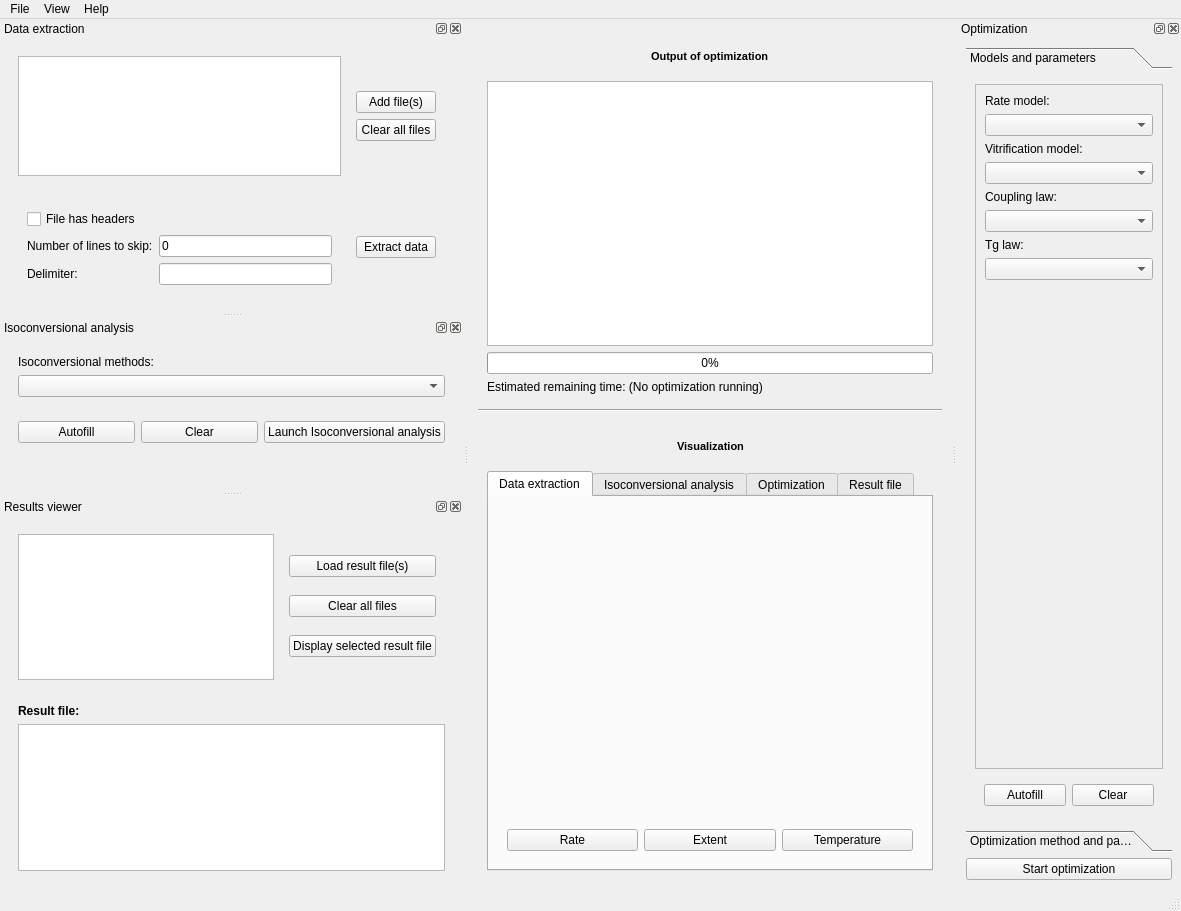
<?xml version="1.0" encoding="UTF-8"?>
<ui version="4.0">
 <class>MainWindow</class>
 <widget class="QMainWindow" name="MainWindow">
  <property name="geometry">
   <rect>
    <x>0</x>
    <y>0</y>
    <width>1181</width>
    <height>911</height>
   </rect>
  </property>
  <property name="windowTitle">
   <string>KinOpt</string>
  </property>
  <property name="windowIcon">
   <iconset resource="../ressources/ressources.qrc">
    <normaloff>:/Logos/Logos/logo_no_background_with_outline.png</normaloff>:/Logos/Logos/logo_no_background_with_outline.png</iconset>
  </property>
  <property name="iconSize">
   <size>
    <width>40</width>
    <height>40</height>
   </size>
  </property>
  <widget class="QWidget" name="centralwidget">
   <layout class="QVBoxLayout" name="verticalLayout_6">
    <item>
     <widget class="QWidget" name="widget_output_of_optimization" native="true">
      <layout class="QVBoxLayout" name="verticalLayout_7">
       <item>
        <widget class="QWidget" name="widget_output_of_optimization_window_title" native="true">
         <layout class="QHBoxLayout" name="horizontalLayout_7">
          <item>
           <spacer name="horizontalSpacer_output_of_optimization">
            <property name="orientation">
             <enum>Qt::Horizontal</enum>
            </property>
            <property name="sizeHint" stdset="0">
             <size>
              <width>40</width>
              <height>20</height>
             </size>
            </property>
           </spacer>
          </item>
          <item>
           <widget class="QLabel" name="label_output_of_optimization">
            <property name="font">
             <font>
              <pointsize>8</pointsize>
              <weight>75</weight>
              <bold>true</bold>
             </font>
            </property>
            <property name="text">
             <string>Output of optimization</string>
            </property>
           </widget>
          </item>
          <item>
           <spacer name="horizontalSpacer_output_of_optimization_2">
            <property name="orientation">
             <enum>Qt::Horizontal</enum>
            </property>
            <property name="sizeHint" stdset="0">
             <size>
              <width>40</width>
              <height>20</height>
             </size>
            </property>
           </spacer>
          </item>
         </layout>
        </widget>
       </item>
       <item>
        <widget class="QTextEdit" name="textEdit_output_of_optimization">
         <property name="enabled">
          <bool>true</bool>
         </property>
         <property name="minimumSize">
          <size>
           <width>0</width>
           <height>150</height>
          </size>
         </property>
         <property name="readOnly">
          <bool>true</bool>
         </property>
        </widget>
       </item>
       <item>
        <widget class="QProgressBar" name="progressBar">
         <property name="value">
          <number>0</number>
         </property>
         <property name="textVisible">
          <bool>true</bool>
         </property>
         <property name="orientation">
          <enum>Qt::Horizontal</enum>
         </property>
         <property name="invertedAppearance">
          <bool>false</bool>
         </property>
        </widget>
       </item>
       <item>
        <widget class="QLabel" name="label_remaing_time">
         <property name="text">
          <string>Estimated remaining time: (No optimization running)</string>
         </property>
        </widget>
       </item>
      </layout>
     </widget>
    </item>
    <item>
     <widget class="Line" name="line">
      <property name="orientation">
       <enum>Qt::Horizontal</enum>
      </property>
     </widget>
    </item>
    <item>
     <widget class="QWidget" name="widget_visualization" native="true">
      <layout class="QVBoxLayout" name="verticalLayout_8">
       <item>
        <widget class="QWidget" name="widget_visualization_window_title" native="true">
         <layout class="QHBoxLayout" name="horizontalLayout_9">
          <item>
           <spacer name="horizontalSpacer_visualization">
            <property name="orientation">
             <enum>Qt::Horizontal</enum>
            </property>
            <property name="sizeHint" stdset="0">
             <size>
              <width>40</width>
              <height>20</height>
             </size>
            </property>
           </spacer>
          </item>
          <item>
           <widget class="QLabel" name="label_visualization">
            <property name="font">
             <font>
              <pointsize>8</pointsize>
              <weight>75</weight>
              <bold>true</bold>
             </font>
            </property>
            <property name="text">
             <string>Visualization</string>
            </property>
           </widget>
          </item>
          <item>
           <spacer name="horizontalSpacer_visualization_2">
            <property name="orientation">
             <enum>Qt::Horizontal</enum>
            </property>
            <property name="sizeHint" stdset="0">
             <size>
              <width>40</width>
              <height>20</height>
             </size>
            </property>
           </spacer>
          </item>
         </layout>
        </widget>
       </item>
       <item>
        <widget class="QTabWidget" name="tabWidget_visualization">
         <property name="minimumSize">
          <size>
           <width>400</width>
           <height>400</height>
          </size>
         </property>
         <property name="tabShape">
          <enum>QTabWidget::Rounded</enum>
         </property>
         <property name="currentIndex">
          <number>0</number>
         </property>
         <property name="movable">
          <bool>false</bool>
         </property>
         <widget class="QWidget" name="tab_data_extraction_visualization">
          <attribute name="title">
           <string>Data extraction</string>
          </attribute>
          <layout class="QVBoxLayout" name="verticalLayout_data_extraction_visualization">
           <item>
            <widget class="QStackedWidget" name="stackedWidget_data_extraction">
             <property name="minimumSize">
              <size>
               <width>0</width>
               <height>0</height>
              </size>
             </property>
             <property name="frameShape">
              <enum>QFrame::NoFrame</enum>
             </property>
             <property name="currentIndex">
              <number>2</number>
             </property>
             <widget class="QWidget" name="page_data_extraction_rate">
              <layout class="QVBoxLayout" name="verticalLayout_data_extraction_rate"/>
             </widget>
             <widget class="QWidget" name="page_data_extraction_extent">
              <layout class="QVBoxLayout" name="verticalLayout_data_extraction_extent"/>
             </widget>
             <widget class="QWidget" name="page_data_extraction_temperature">
              <layout class="QVBoxLayout" name="verticalLayout_data_extraction_temperature"/>
             </widget>
            </widget>
           </item>
           <item>
            <widget class="QWidget" name="widget_buttons_selection_data_extraction" native="true">
             <layout class="QHBoxLayout" name="horizontalLayout_2">
              <item>
               <widget class="QPushButton" name="pushButton_data_extraction_rate">
                <property name="text">
                 <string>Rate</string>
                </property>
               </widget>
              </item>
              <item>
               <widget class="QPushButton" name="pushButton_data_extraction_extent">
                <property name="text">
                 <string>Extent</string>
                </property>
               </widget>
              </item>
              <item>
               <widget class="QPushButton" name="pushButton_data_extraction_temperature">
                <property name="text">
                 <string>Temperature</string>
                </property>
               </widget>
              </item>
             </layout>
            </widget>
           </item>
          </layout>
         </widget>
         <widget class="QWidget" name="tab_isoconversional_analysis_visualization">
          <attribute name="title">
           <string>Isoconversional analysis</string>
          </attribute>
          <layout class="QVBoxLayout" name="verticalLayout_16">
           <item>
            <widget class="QWidget" name="widget_isoconversional_analysis_visualization" native="true">
             <property name="minimumSize">
              <size>
               <width>0</width>
               <height>0</height>
              </size>
             </property>
             <layout class="QVBoxLayout" name="verticalLayout_isoconversional_analysis"/>
            </widget>
           </item>
          </layout>
         </widget>
         <widget class="QWidget" name="tab_optimization_visualization">
          <attribute name="title">
           <string>Optimization</string>
          </attribute>
          <layout class="QVBoxLayout" name="verticalLayout_17">
           <item>
            <widget class="QWidget" name="widget_optimization_visualization" native="true">
             <property name="minimumSize">
              <size>
               <width>0</width>
               <height>0</height>
              </size>
             </property>
             <layout class="QVBoxLayout" name="verticalLayout_optimization"/>
            </widget>
           </item>
          </layout>
         </widget>
         <widget class="QWidget" name="tab_results_viewer_visualization">
          <attribute name="title">
           <string>Result file</string>
          </attribute>
          <layout class="QVBoxLayout" name="verticalLayout_15">
           <item>
            <widget class="QStackedWidget" name="stackedWidget_results_viewer">
             <property name="currentIndex">
              <number>0</number>
             </property>
             <widget class="QWidget" name="page_results_viewer_rate">
              <layout class="QVBoxLayout" name="verticalLayout_results_viewer_rate"/>
             </widget>
             <widget class="QWidget" name="page_results_viewer_extent">
              <layout class="QVBoxLayout" name="verticalLayout_results_viewer_extent"/>
             </widget>
             <widget class="QWidget" name="page_results_viewer_temperature">
              <layout class="QVBoxLayout" name="verticalLayout_results_viewer_temperature"/>
             </widget>
            </widget>
           </item>
           <item>
            <widget class="QWidget" name="widget_buttons_selection_results_viewer" native="true">
             <layout class="QHBoxLayout" name="horizontalLayout_11">
              <item>
               <widget class="QPushButton" name="pushButton_results_viewer_rate">
                <property name="text">
                 <string>Rate</string>
                </property>
               </widget>
              </item>
              <item>
               <widget class="QPushButton" name="pushButton_results_viewer_extent">
                <property name="text">
                 <string>Extent</string>
                </property>
               </widget>
              </item>
              <item>
               <widget class="QPushButton" name="pushButton_results_viewer_temperature">
                <property name="text">
                 <string>Temperature</string>
                </property>
               </widget>
              </item>
             </layout>
            </widget>
           </item>
          </layout>
         </widget>
        </widget>
       </item>
      </layout>
     </widget>
    </item>
   </layout>
  </widget>
  <widget class="QStatusBar" name="statusbar"/>
  <widget class="QDockWidget" name="dockWidgetData_extraction">
   <property name="minimumSize">
    <size>
     <width>352</width>
     <height>281</height>
    </size>
   </property>
   <property name="toolTip">
    <string>&lt;html&gt;&lt;head/&gt;&lt;body&gt;&lt;p&gt;&lt;br/&gt;&lt;/p&gt;&lt;/body&gt;&lt;/html&gt;</string>
   </property>
   <property name="features">
    <set>QDockWidget::AllDockWidgetFeatures</set>
   </property>
   <property name="windowTitle">
    <string>Data extraction</string>
   </property>
   <attribute name="dockWidgetArea">
    <number>1</number>
   </attribute>
   <widget class="QWidget" name="dockWidgetOpenFileContents">
    <layout class="QVBoxLayout" name="verticalLayout_9">
     <item>
      <widget class="QWidget" name="widget_table_view_files" native="true">
       <layout class="QHBoxLayout" name="horizontalLayout_5">
        <item>
         <widget class="QListView" name="listView_files">
          <property name="toolTip">
           <string>List of all the files to use.</string>
          </property>
          <property name="dragEnabled">
           <bool>false</bool>
          </property>
          <property name="dragDropOverwriteMode">
           <bool>false</bool>
          </property>
          <property name="dragDropMode">
           <enum>QAbstractItemView::NoDragDrop</enum>
          </property>
          <property name="alternatingRowColors">
           <bool>false</bool>
          </property>
          <property name="selectionMode">
           <enum>QAbstractItemView::MultiSelection</enum>
          </property>
         </widget>
        </item>
        <item>
         <widget class="QWidget" name="widget_button_files" native="true">
          <layout class="QVBoxLayout" name="verticalLayout_11">
           <item>
            <spacer name="verticalSpacer_data_extraction_1">
             <property name="orientation">
              <enum>Qt::Vertical</enum>
             </property>
             <property name="sizeHint" stdset="0">
              <size>
               <width>20</width>
               <height>40</height>
              </size>
             </property>
            </spacer>
           </item>
           <item>
            <widget class="QPushButton" name="pushButton_add_files">
             <property name="text">
              <string>Add file(s)</string>
             </property>
             <property name="icon">
              <iconset resource="../ressources/ressources.qrc">
               <normaloff>:/Icons/Icons/folder.png</normaloff>:/Icons/Icons/folder.png</iconset>
             </property>
             <property name="iconSize">
              <size>
               <width>30</width>
               <height>30</height>
              </size>
             </property>
            </widget>
           </item>
           <item>
            <widget class="QPushButton" name="pushButton_clear_all_files">
             <property name="text">
              <string>Clear all files</string>
             </property>
             <property name="icon">
              <iconset resource="../ressources/ressources.qrc">
               <normaloff>:/Icons/Icons/file_clean.png</normaloff>:/Icons/Icons/file_clean.png</iconset>
             </property>
             <property name="iconSize">
              <size>
               <width>30</width>
               <height>30</height>
              </size>
             </property>
            </widget>
           </item>
           <item>
            <spacer name="verticalSpacer_data_extraction_2">
             <property name="orientation">
              <enum>Qt::Vertical</enum>
             </property>
             <property name="sizeHint" stdset="0">
              <size>
               <width>20</width>
               <height>40</height>
              </size>
             </property>
            </spacer>
           </item>
          </layout>
         </widget>
        </item>
       </layout>
      </widget>
     </item>
     <item>
      <widget class="QWidget" name="widget_data_extraction" native="true">
       <property name="maximumSize">
        <size>
         <width>16777215</width>
         <height>140</height>
        </size>
       </property>
       <layout class="QHBoxLayout" name="horizontalLayout_6">
        <item>
         <widget class="QWidget" name="widget_data_extraction_options" native="true">
          <layout class="QFormLayout" name="formLayout">
           <property name="sizeConstraint">
            <enum>QLayout::SetMinimumSize</enum>
           </property>
           <item row="1" column="0">
            <widget class="QLabel" name="label_numbers_of_lines_to_skip">
             <property name="text">
              <string>Number of lines to skip:</string>
             </property>
            </widget>
           </item>
           <item row="2" column="0">
            <widget class="QLabel" name="label_delimiter">
             <property name="text">
              <string>Delimiter:</string>
             </property>
            </widget>
           </item>
           <item row="0" column="0">
            <widget class="QCheckBox" name="checkBox_file_has_headers">
             <property name="text">
              <string>File has headers</string>
             </property>
            </widget>
           </item>
           <item row="1" column="1">
            <widget class="QLineEdit" name="lineEdit_number_of_lines_to_skip">
             <property name="toolTip">
              <string>(If &quot;file has headers&quot; is selected, the number of lines to skip must not include the header line.)</string>
             </property>
             <property name="text">
              <string>0</string>
             </property>
            </widget>
           </item>
           <item row="2" column="1">
            <widget class="QLineEdit" name="lineEdit_delimiter">
             <property name="toolTip">
              <string>(for tab separator, indicate 'tab' or '\t')</string>
             </property>
            </widget>
           </item>
          </layout>
         </widget>
        </item>
        <item>
         <widget class="QWidget" name="widget_data_extraction_buttons" native="true">
          <layout class="QVBoxLayout" name="verticalLayout_10">
           <item>
            <spacer name="verticalSpacer_4">
             <property name="orientation">
              <enum>Qt::Vertical</enum>
             </property>
             <property name="sizeHint" stdset="0">
              <size>
               <width>20</width>
               <height>40</height>
              </size>
             </property>
            </spacer>
           </item>
           <item>
            <widget class="QPushButton" name="pushButton_extract_data">
             <property name="text">
              <string>Extract data</string>
             </property>
             <property name="icon">
              <iconset resource="../ressources/ressources.qrc">
               <normaloff>:/Icons/Icons/analyzing.png</normaloff>:/Icons/Icons/analyzing.png</iconset>
             </property>
             <property name="iconSize">
              <size>
               <width>30</width>
               <height>30</height>
              </size>
             </property>
            </widget>
           </item>
           <item>
            <spacer name="verticalSpacer_5">
             <property name="orientation">
              <enum>Qt::Vertical</enum>
             </property>
             <property name="sizeHint" stdset="0">
              <size>
               <width>20</width>
               <height>40</height>
              </size>
             </property>
            </spacer>
           </item>
          </layout>
         </widget>
        </item>
       </layout>
      </widget>
     </item>
    </layout>
   </widget>
  </widget>
  <widget class="QDockWidget" name="dockWidgetIsoconversionalAnalysis">
   <property name="minimumSize">
    <size>
     <width>359</width>
     <height>173</height>
    </size>
   </property>
   <property name="windowTitle">
    <string>Isoconversional analysis</string>
   </property>
   <attribute name="dockWidgetArea">
    <number>1</number>
   </attribute>
   <widget class="QWidget" name="dockWidgetContents_IsoconversionalAnalysis">
    <layout class="QVBoxLayout" name="verticalLayout_12">
     <item>
      <widget class="QWidget" name="widget_IsoconversionalAnalysisMethods" native="true">
       <layout class="QVBoxLayout" name="isoconversional_method_layout">
        <item>
         <widget class="QLabel" name="label_IsoconversionalAnalysisMethods">
          <property name="text">
           <string>Isoconversional methods:</string>
          </property>
         </widget>
        </item>
        <item>
         <widget class="QComboBox" name="comboBox_isoconversional_analysis_methods"/>
        </item>
        <item>
         <layout class="QFormLayout" name="formLayout_isoconversional_analysis"/>
        </item>
       </layout>
      </widget>
     </item>
     <item>
      <widget class="QWidget" name="widget_IsoconversionalAnalysisButtons" native="true">
       <layout class="QHBoxLayout" name="horizontalLayout_8">
        <item>
         <widget class="QPushButton" name="pushButton_autofill_isoconversional">
          <property name="text">
           <string>Autofill</string>
          </property>
         </widget>
        </item>
        <item>
         <widget class="QPushButton" name="pushButton_clear_isoconversional">
          <property name="text">
           <string>Clear</string>
          </property>
         </widget>
        </item>
        <item>
         <widget class="QPushButton" name="pushButton_launch_isoconversional_analysis">
          <property name="text">
           <string>Launch Isoconversional analysis</string>
          </property>
         </widget>
        </item>
       </layout>
      </widget>
     </item>
     <item>
      <spacer name="verticalSpacer_3">
       <property name="orientation">
        <enum>Qt::Vertical</enum>
       </property>
       <property name="sizeHint" stdset="0">
        <size>
         <width>20</width>
         <height>40</height>
        </size>
       </property>
      </spacer>
     </item>
    </layout>
   </widget>
  </widget>
  <widget class="QDockWidget" name="dockWidgetOptimization">
   <property name="minimumSize">
    <size>
     <width>110</width>
     <height>192</height>
    </size>
   </property>
   <property name="windowTitle">
    <string>Optimization</string>
   </property>
   <attribute name="dockWidgetArea">
    <number>2</number>
   </attribute>
   <widget class="QWidget" name="dockWidgetContents_Optimization">
    <layout class="QVBoxLayout" name="verticalLayout">
     <item>
      <widget class="QToolBox" name="toolBox_models_and_optimization_parameters">
       <property name="frameShape">
        <enum>QFrame::NoFrame</enum>
       </property>
       <property name="currentIndex">
        <number>0</number>
       </property>
       <widget class="QWidget" name="page_models_and_parameters">
        <property name="geometry">
         <rect>
          <x>0</x>
          <y>0</y>
          <width>192</width>
          <height>747</height>
         </rect>
        </property>
        <attribute name="label">
         <string>Models and parameters</string>
        </attribute>
        <layout class="QVBoxLayout" name="verticalLayout_2">
         <item>
          <widget class="QScrollArea" name="scrollArea_models_and_parameters">
           <property name="minimumSize">
            <size>
             <width>0</width>
             <height>0</height>
            </size>
           </property>
           <property name="widgetResizable">
            <bool>true</bool>
           </property>
           <widget class="QWidget" name="scrollAreaWidgetContents_models_and_parameters">
            <property name="enabled">
             <bool>true</bool>
            </property>
            <property name="geometry">
             <rect>
              <x>0</x>
              <y>0</y>
              <width>172</width>
              <height>680</height>
             </rect>
            </property>
            <layout class="QVBoxLayout" name="verticalLayout_3">
             <item>
              <widget class="QLabel" name="label_rate_model">
               <property name="text">
                <string>Rate model:</string>
               </property>
              </widget>
             </item>
             <item>
              <widget class="QComboBox" name="comboBox_rate_model"/>
             </item>
             <item>
              <layout class="QFormLayout" name="formLayout_rate"/>
             </item>
             <item>
              <widget class="QLabel" name="label_vitrification_model">
               <property name="text">
                <string>Vitrification model:</string>
               </property>
              </widget>
             </item>
             <item>
              <widget class="QComboBox" name="comboBox_vitrification_model"/>
             </item>
             <item>
              <layout class="QFormLayout" name="formLayout_vitrification"/>
             </item>
             <item>
              <widget class="QLabel" name="label_coupling_law">
               <property name="text">
                <string>Coupling law:</string>
               </property>
              </widget>
             </item>
             <item>
              <widget class="QComboBox" name="comboBox_coupling_law"/>
             </item>
             <item>
              <layout class="QFormLayout" name="formLayout_coupling_law"/>
             </item>
             <item>
              <widget class="QLabel" name="label_tg_law">
               <property name="text">
                <string>Tg law:</string>
               </property>
              </widget>
             </item>
             <item>
              <widget class="QComboBox" name="comboBox_tg_law"/>
             </item>
             <item>
              <layout class="QFormLayout" name="formLayout_tg"/>
             </item>
             <item>
              <spacer name="verticalSpacer">
               <property name="orientation">
                <enum>Qt::Vertical</enum>
               </property>
               <property name="sizeHint" stdset="0">
                <size>
                 <width>20</width>
                 <height>40</height>
                </size>
               </property>
              </spacer>
             </item>
            </layout>
           </widget>
          </widget>
         </item>
         <item>
          <widget class="QWidget" name="widget_models_and_parameters_buttons" native="true">
           <layout class="QHBoxLayout" name="horizontalLayout_3">
            <item>
             <widget class="QPushButton" name="pushButton_autofill_models_and_parameters">
              <property name="text">
               <string>Autofill</string>
              </property>
             </widget>
            </item>
            <item>
             <widget class="QPushButton" name="pushButton_clear_models_and_parameters">
              <property name="text">
               <string>Clear</string>
              </property>
             </widget>
            </item>
           </layout>
          </widget>
         </item>
        </layout>
       </widget>
       <widget class="QWidget" name="page_optimization_methods_and_parameters">
        <property name="geometry">
         <rect>
          <x>0</x>
          <y>0</y>
          <width>192</width>
          <height>260</height>
         </rect>
        </property>
        <attribute name="label">
         <string>Optimization method and parameters</string>
        </attribute>
        <layout class="QVBoxLayout" name="verticalLayout_5">
         <item>
          <widget class="QScrollArea" name="scrollArea_optimization_methods">
           <property name="minimumSize">
            <size>
             <width>0</width>
             <height>195</height>
            </size>
           </property>
           <property name="frameShape">
            <enum>QFrame::StyledPanel</enum>
           </property>
           <property name="widgetResizable">
            <bool>true</bool>
           </property>
           <widget class="QWidget" name="scrollAreaWidgetContents_optimization_methods">
            <property name="geometry">
             <rect>
              <x>0</x>
              <y>0</y>
              <width>150</width>
              <height>177</height>
             </rect>
            </property>
            <layout class="QVBoxLayout" name="verticalLayout_4" stretch="0,0,0,0,0,0,0,0,0,0">
             <item>
              <widget class="QLabel" name="label_global_optimization_methods">
               <property name="maximumSize">
                <size>
                 <width>16777215</width>
                 <height>13</height>
                </size>
               </property>
               <property name="text">
                <string>Global optimization method:</string>
               </property>
              </widget>
             </item>
             <item>
              <widget class="QComboBox" name="comboBox_global_optimization_methods"/>
             </item>
             <item>
              <layout class="QGridLayout" name="gridLayout_global_optimization"/>
             </item>
             <item>
              <widget class="QLabel" name="label_local_optimization_methods">
               <property name="maximumSize">
                <size>
                 <width>16777215</width>
                 <height>13</height>
                </size>
               </property>
               <property name="text">
                <string>Local optimization method:</string>
               </property>
              </widget>
             </item>
             <item>
              <widget class="QComboBox" name="comboBox_local_optimization_methods"/>
             </item>
             <item>
              <layout class="QGridLayout" name="gridLayout_local_optimization"/>
             </item>
             <item>
              <widget class="QLabel" name="label_cost_functions">
               <property name="maximumSize">
                <size>
                 <width>16777215</width>
                 <height>13</height>
                </size>
               </property>
               <property name="text">
                <string>Cost function</string>
               </property>
              </widget>
             </item>
             <item>
              <widget class="QComboBox" name="comboBox_cost_functions"/>
             </item>
             <item>
              <layout class="QGridLayout" name="gridLayout_cost_functions"/>
             </item>
             <item>
              <spacer name="verticalSpacer_2">
               <property name="orientation">
                <enum>Qt::Vertical</enum>
               </property>
               <property name="sizeHint" stdset="0">
                <size>
                 <width>20</width>
                 <height>40</height>
                </size>
               </property>
              </spacer>
             </item>
            </layout>
           </widget>
          </widget>
         </item>
         <item>
          <widget class="QWidget" name="widget_optimization_methods_buttons" native="true">
           <layout class="QHBoxLayout" name="horizontalLayout_4">
            <item>
             <widget class="QPushButton" name="pushButton_autofill_optimization">
              <property name="text">
               <string>Autofill</string>
              </property>
             </widget>
            </item>
            <item>
             <widget class="QPushButton" name="pushButton_clear_optimization">
              <property name="text">
               <string>Clear</string>
              </property>
             </widget>
            </item>
           </layout>
          </widget>
         </item>
        </layout>
       </widget>
      </widget>
     </item>
     <item>
      <widget class="QPushButton" name="pushButton_launch_optimization">
       <property name="text">
        <string>Start optimization</string>
       </property>
      </widget>
     </item>
    </layout>
   </widget>
  </widget>
  <widget class="QMenuBar" name="menuBar">
   <property name="geometry">
    <rect>
     <x>0</x>
     <y>0</y>
     <width>1181</width>
     <height>21</height>
    </rect>
   </property>
   <widget class="QMenu" name="menuFile">
    <property name="title">
     <string>File</string>
    </property>
   </widget>
   <widget class="QMenu" name="menuView">
    <property name="title">
     <string>View</string>
    </property>
    <widget class="QMenu" name="menuPanes">
     <property name="title">
      <string>Panes</string>
     </property>
     <addaction name="actionData_extraction"/>
     <addaction name="actionIsoconversional_analysis"/>
     <addaction name="actionOptimization"/>
     <addaction name="actionResults_viewer"/>
    </widget>
    <addaction name="menuPanes"/>
   </widget>
   <widget class="QMenu" name="menuHelp">
    <property name="title">
     <string>Help</string>
    </property>
   </widget>
   <addaction name="menuFile"/>
   <addaction name="menuView"/>
   <addaction name="menuHelp"/>
  </widget>
  <widget class="QDockWidget" name="dockWidgetResultsViewer">
   <property name="enabled">
    <bool>true</bool>
   </property>
   <property name="windowTitle">
    <string>Results viewer</string>
   </property>
   <attribute name="dockWidgetArea">
    <number>1</number>
   </attribute>
   <widget class="QWidget" name="dockWidgetContents_ResultsViewer">
    <layout class="QVBoxLayout" name="verticalLayout_13">
     <item>
      <widget class="QWidget" name="widget_result_files" native="true">
       <layout class="QHBoxLayout" name="horizontalLayout">
        <item>
         <widget class="QListView" name="listView_result_files">
          <property name="maximumSize">
           <size>
            <width>16777215</width>
            <height>16777215</height>
           </size>
          </property>
         </widget>
        </item>
        <item>
         <widget class="QWidget" name="widget_results_viewer_buttons" native="true">
          <layout class="QVBoxLayout" name="verticalLayout_22">
           <item>
            <widget class="QPushButton" name="pushButton_load_result_files">
             <property name="text">
              <string>Load result file(s)</string>
             </property>
             <property name="icon">
              <iconset resource="../ressources/ressources.qrc">
               <normaloff>:/Icons/Icons/folder.png</normaloff>:/Icons/Icons/folder.png</iconset>
             </property>
             <property name="iconSize">
              <size>
               <width>30</width>
               <height>30</height>
              </size>
             </property>
            </widget>
           </item>
           <item>
            <widget class="QPushButton" name="pushButton_clear_result_files">
             <property name="text">
              <string>Clear all files</string>
             </property>
             <property name="icon">
              <iconset resource="../ressources/ressources.qrc">
               <normaloff>:/Icons/Icons/file_clean.png</normaloff>:/Icons/Icons/file_clean.png</iconset>
             </property>
             <property name="iconSize">
              <size>
               <width>30</width>
               <height>30</height>
              </size>
             </property>
            </widget>
           </item>
           <item>
            <widget class="QPushButton" name="pushButton_display_result_files">
             <property name="text">
              <string>Display selected result file</string>
             </property>
             <property name="icon">
              <iconset resource="../ressources/ressources.qrc">
               <normaloff>:/Icons/Icons/line-chart.png</normaloff>:/Icons/Icons/line-chart.png</iconset>
             </property>
             <property name="iconSize">
              <size>
               <width>30</width>
               <height>30</height>
              </size>
             </property>
            </widget>
           </item>
          </layout>
         </widget>
        </item>
       </layout>
      </widget>
     </item>
     <item>
      <widget class="QWidget" name="widget_result_file_content" native="true">
       <layout class="QVBoxLayout" name="verticalLayout_14">
        <item>
         <widget class="QLabel" name="label_result_file">
          <property name="font">
           <font>
            <weight>75</weight>
            <bold>true</bold>
           </font>
          </property>
          <property name="text">
           <string>Result file:</string>
          </property>
         </widget>
        </item>
        <item>
         <widget class="QTextEdit" name="textEdit_result_file_content">
          <property name="readOnly">
           <bool>true</bool>
          </property>
         </widget>
        </item>
       </layout>
      </widget>
     </item>
     <item>
      <spacer name="verticalSpacer_6">
       <property name="orientation">
        <enum>Qt::Vertical</enum>
       </property>
       <property name="sizeHint" stdset="0">
        <size>
         <width>20</width>
         <height>40</height>
        </size>
       </property>
      </spacer>
     </item>
    </layout>
   </widget>
  </widget>
  <action name="actionKinOpt_documentation">
   <property name="text">
    <string>KinOpt documentation</string>
   </property>
  </action>
  <action name="actionScipy_documentation">
   <property name="text">
    <string>Scipy documentation</string>
   </property>
  </action>
  <action name="actionData_extraction">
   <property name="checkable">
    <bool>true</bool>
   </property>
   <property name="checked">
    <bool>true</bool>
   </property>
   <property name="text">
    <string>Data extraction</string>
   </property>
  </action>
  <action name="actionIsoconversional_analysis">
   <property name="checkable">
    <bool>true</bool>
   </property>
   <property name="checked">
    <bool>true</bool>
   </property>
   <property name="text">
    <string>Isoconversional analysis</string>
   </property>
  </action>
  <action name="actionOptimization">
   <property name="checkable">
    <bool>true</bool>
   </property>
   <property name="checked">
    <bool>true</bool>
   </property>
   <property name="text">
    <string>Optimization</string>
   </property>
  </action>
  <action name="actionDocumentation">
   <property name="checkable">
    <bool>true</bool>
   </property>
   <property name="text">
    <string>Documentation</string>
   </property>
  </action>
  <action name="actionResults_viewer">
   <property name="checkable">
    <bool>true</bool>
   </property>
   <property name="checked">
    <bool>true</bool>
   </property>
   <property name="text">
    <string>Results viewer</string>
   </property>
  </action>
 </widget>
 <resources>
  <include location="../ressources/ressources.qrc"/>
 </resources>
 <connections>
  <connection>
   <sender>actionData_extraction</sender>
   <signal>toggled(bool)</signal>
   <receiver>dockWidgetData_extraction</receiver>
   <slot>setVisible(bool)</slot>
   <hints>
    <hint type="sourcelabel">
     <x>-1</x>
     <y>-1</y>
    </hint>
    <hint type="destinationlabel">
     <x>192</x>
     <y>292</y>
    </hint>
   </hints>
  </connection>
  <connection>
   <sender>actionOptimization</sender>
   <signal>toggled(bool)</signal>
   <receiver>dockWidgetOptimization</receiver>
   <slot>setVisible(bool)</slot>
   <hints>
    <hint type="sourcelabel">
     <x>-1</x>
     <y>-1</y>
    </hint>
    <hint type="destinationlabel">
     <x>977</x>
     <y>295</y>
    </hint>
   </hints>
  </connection>
  <connection>
   <sender>actionIsoconversional_analysis</sender>
   <signal>toggled(bool)</signal>
   <receiver>dockWidgetIsoconversionalAnalysis</receiver>
   <slot>setVisible(bool)</slot>
   <hints>
    <hint type="sourcelabel">
     <x>-1</x>
     <y>-1</y>
    </hint>
    <hint type="destinationlabel">
     <x>192</x>
     <y>716</y>
    </hint>
   </hints>
  </connection>
  <connection>
   <sender>pushButton_launch_isoconversional_analysis</sender>
   <signal>clicked()</signal>
   <receiver>widget_isoconversional_analysis_visualization</receiver>
   <slot>setFocus()</slot>
   <hints>
    <hint type="sourcelabel">
     <x>289</x>
     <y>689</y>
    </hint>
    <hint type="destinationlabel">
     <x>620</x>
     <y>660</y>
    </hint>
   </hints>
  </connection>
  <connection>
   <sender>pushButton_extract_data</sender>
   <signal>clicked()</signal>
   <receiver>stackedWidget_data_extraction</receiver>
   <slot>setFocus()</slot>
   <hints>
    <hint type="sourcelabel">
     <x>309</x>
     <y>483</y>
    </hint>
    <hint type="destinationlabel">
     <x>620</x>
     <y>637</y>
    </hint>
   </hints>
  </connection>
  <connection>
   <sender>pushButton_launch_optimization</sender>
   <signal>clicked()</signal>
   <receiver>widget_optimization_visualization</receiver>
   <slot>setFocus()</slot>
   <hints>
    <hint type="sourcelabel">
     <x>980</x>
     <y>548</y>
    </hint>
    <hint type="destinationlabel">
     <x>620</x>
     <y>660</y>
    </hint>
   </hints>
  </connection>
 </connections>
</ui>
